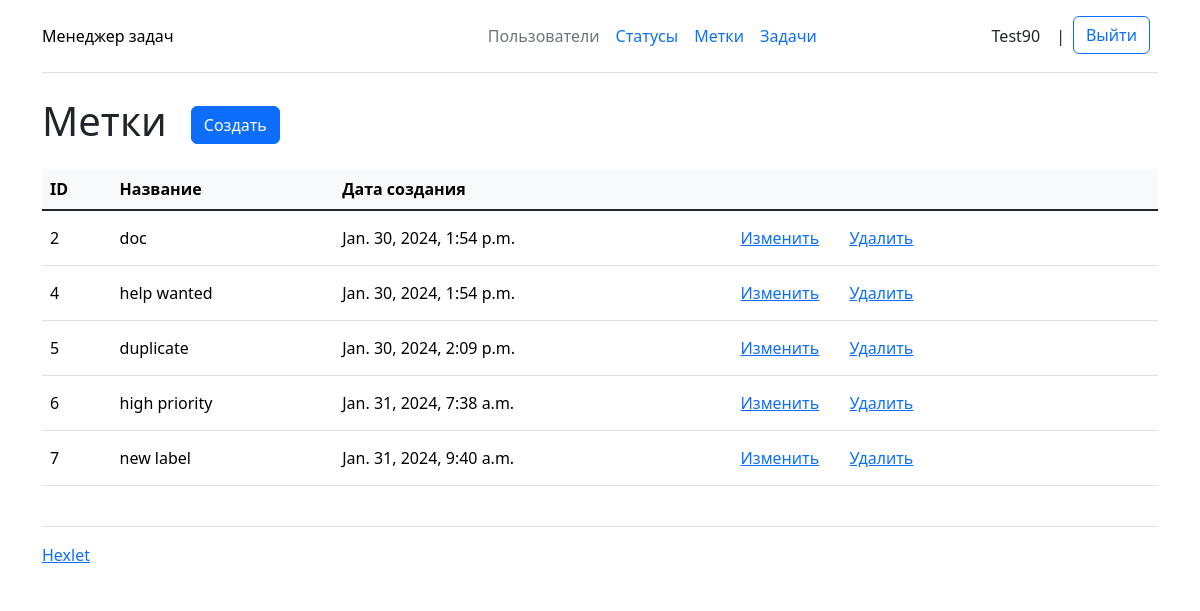
The page /labels/ (signed in) on the database as committed earlier.
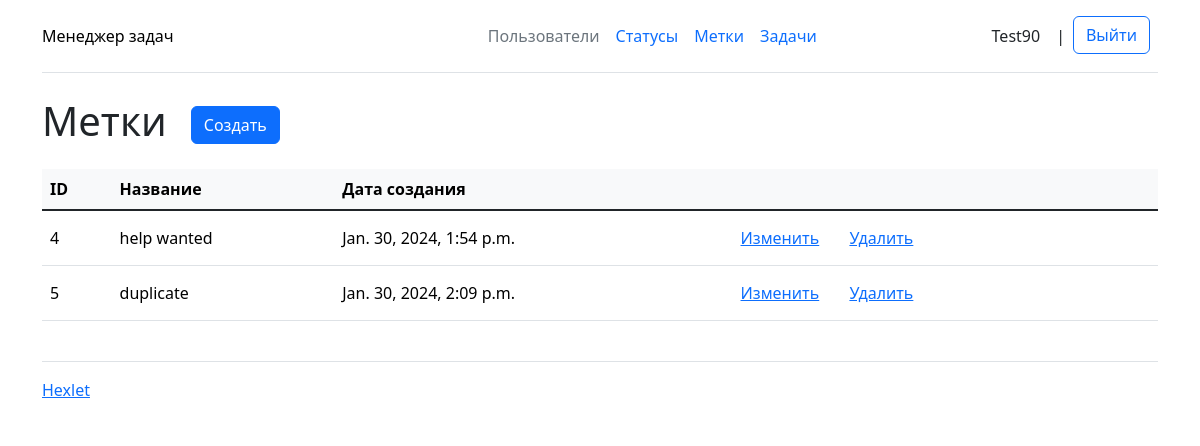
The same page on the database as committed later.
### task_manager/label/models.py (models this page shows, shortened)
class Label(models.Model):
    name = models.CharField(max_length=100)
    created_at = models.DateTimeField(auto_now_add=True)
    updated_at = models.DateTimeField(auto_now=True)
    objects = models.Manager

### task_manager/label/views.py (the view)
# urls.py: path('', views.LabelIndexView.as_view(), name='labels_index'),
class LabelIndexView(LoginRequiredMixinWithMessage, ListView):
    model = Label
    template_name = 'label/index.html'
    context_object_name = 'labels'

### task_manager/utils.py (called while the page is built)
    def dispatch(self, request, *args, **kwargs):
        if not request.user.is_authenticated:
            messages.add_message(request, messages.ERROR, self.permission_denied_message)
            return self.handle_no_permission()
        return super(LoginRequiredMixinWithMessage, self).dispatch(request, *args, **kwargs)

### task_manager/templates/label/index.html (shortened to what this page needs)
{% extends "base.html" %}
{% block content %}
<h1 class="my-4">Метки<a class="btn btn-primary mx-4" href="{% url 'labels_create' %}">Создать</a></h1>
<table class="table">
    <thead class="table-light">
        <tr>
            <th>ID</th>
            <th>Название</th>
            <th>Дата создания</th>
            <th></th>
        </tr>
    </thead>
    <tbody class="table-group-divider">
        {% for label in labels %}
        <tr class="align-middle">
            <td>{{ label.id }}</td>
            <td>{{ label.name }}</td>
            <td>{{ label.created_at }}</td>
            <td>
                <a class="btn btn-link" href="{% url 'labels_update' label.id %}">Изменить</a>
                <a class="btn btn-link" href="{% url 'labels_delete' label.id %}">Удалить</a>
            </td>
        </tr>
        {% endfor %}
    </tbody>
</table>
{% endblock %}

Rows that differ between the two databases and show on the page:
removed Label: id "2", name "doc", created_at "Jan. 30, 2024, 1:54 p.m."
removed Label: id "6", name "high priority", created_at "Jan. 31, 2024, 7:38 a.m."
removed Label: id "7", name "new label", created_at "Jan. 31, 2024, 9:40 a.m."
